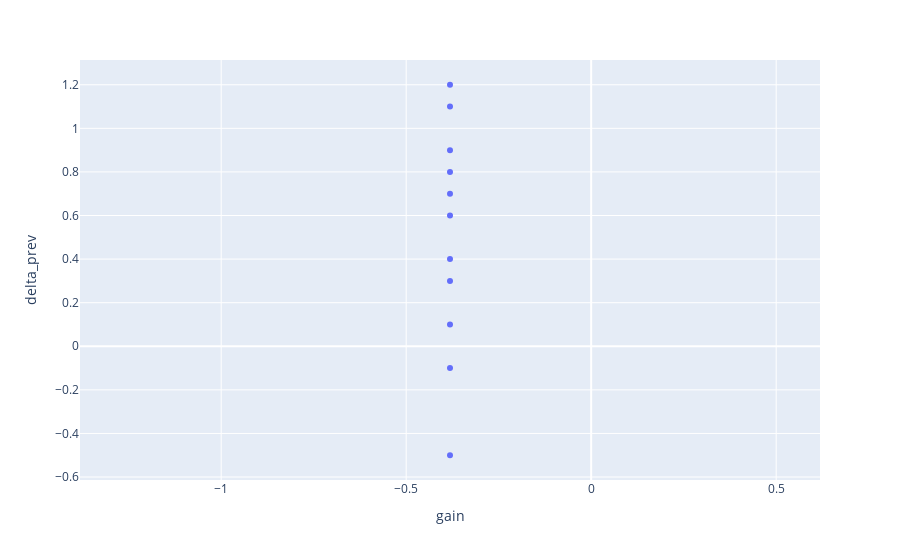
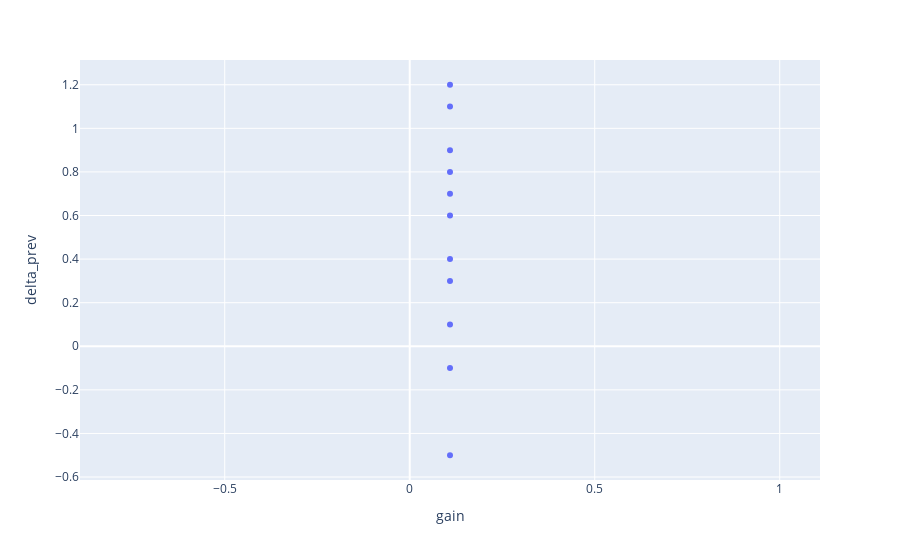
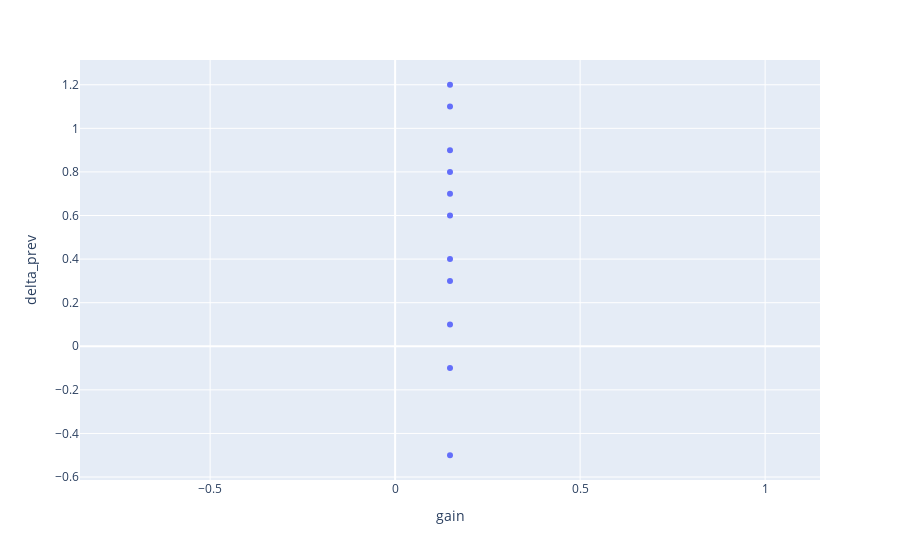
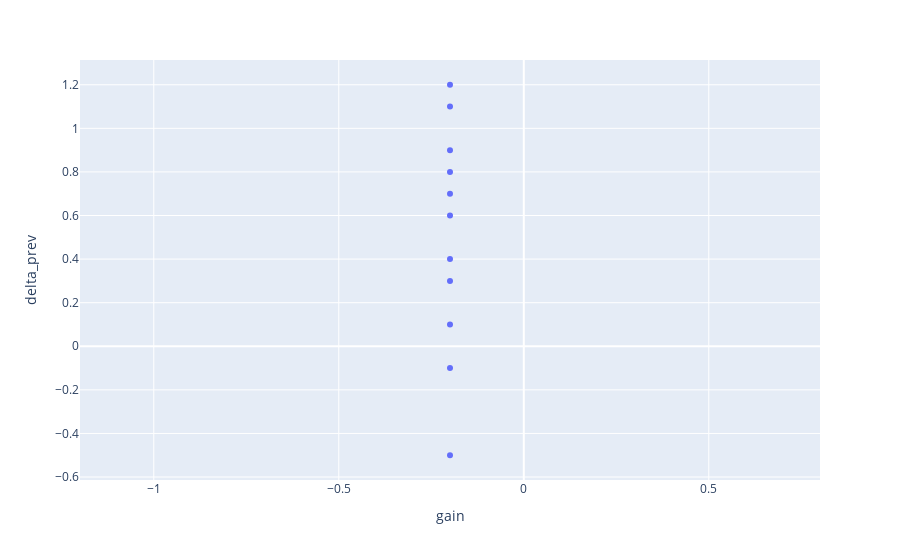

The notebook cell saved with these charts, in order:
### Code cell
cat = 'inflation rate'
df_cat = merged[merged.category==cat]
for p in pairs:
    df_plot = df_cat[df_cat.pair == p]
    print(p)
    fig = px.scatter(df_plot, x="gain", y="delta_prev", trendline="ols")
    fig.show()

### Figure 1 — Plotly figure (JSON) as saved in the notebook; plotly's stock layout.template omitted (floating-point values rounded to 4 significant figures)
{"data": [{"hovertemplate": "gain=%{x}<br>delta_prev=%{y}<extra></extra>", "legendgroup": "", "marker": {"color": "#636efa", "symbol": "circle"}, "mode": "markers", "name": "", "orientation": "v", "showlegend": false, "type": "scatter", "x": [-0.3816, -0.3816, -0.3816, -0.3816, -0.3816, -0.3816, -0.3816, -0.3816, -0.3816, -0.3816, -0.3816], "xaxis": "x", "y": [0.8, 0.6, 0.4, -0.5, 1.2, -0.1, 1.1, 0.9, 0.3, 0.1, 0.7], "yaxis": "y"}, {"hovertemplate": "<b>OLS trendline</b><br>delta_prev = -1.31035<br>R<sup>2</sup>=0.000000<br><br>gain=%{x}<br>delta_prev=%{y} <b>(trend)</b><extra></extra>", "legendgroup": "", "marker": {"color": "#636efa", "symbol": "circle"}, "mode": "lines", "name": "", "showlegend": false, "type": "scatter", "x": [-0.3816, -0.3816, -0.3816, -0.3816, -0.3816, -0.3816, -0.3816, -0.3816, -0.3816, -0.3816, -0.3816], "xaxis": "x", "y": [0.5, 0.5, 0.5, 0.5, 0.5, 0.5, 0.5, 0.5, 0.5, 0.5, 0.5], "yaxis": "y"}], "layout": {"legend": {"tracegroupgap": 0}, "margin": {"t": 60}, "xaxis": {"anchor": "y", "domain": [0, 1], "title": {"text": "gain"}}, "yaxis": {"anchor": "x", "domain": [0, 1], "title": {"text": "delta_prev"}}}}

### Figure 2 — Plotly figure (JSON) as saved in the notebook; plotly's stock layout.template omitted (floating-point values rounded to 4 significant figures)
{"data": [{"hovertemplate": "gain=%{x}<br>delta_prev=%{y}<extra></extra>", "legendgroup": "", "marker": {"color": "#636efa", "symbol": "circle"}, "mode": "markers", "name": "", "orientation": "v", "showlegend": false, "type": "scatter", "x": [0.1089, 0.1089, 0.1089, 0.1089, 0.1089, 0.1089, 0.1089, 0.1089, 0.1089, 0.1089, 0.1089], "xaxis": "x", "y": [0.8, 0.6, 0.4, -0.5, 1.2, -0.1, 1.1, 0.9, 0.3, 0.1, 0.7], "yaxis": "y"}, {"hovertemplate": "<b>OLS trendline</b><br>delta_prev = 4.5931<br>R<sup>2</sup>=0.000000<br><br>gain=%{x}<br>delta_prev=%{y} <b>(trend)</b><extra></extra>", "legendgroup": "", "marker": {"color": "#636efa", "symbol": "circle"}, "mode": "lines", "name": "", "showlegend": false, "type": "scatter", "x": [0.1089, 0.1089, 0.1089, 0.1089, 0.1089, 0.1089, 0.1089, 0.1089, 0.1089, 0.1089, 0.1089], "xaxis": "x", "y": [0.5, 0.5, 0.5, 0.5, 0.5, 0.5, 0.5, 0.5, 0.5, 0.5, 0.5], "yaxis": "y"}], "layout": {"legend": {"tracegroupgap": 0}, "margin": {"t": 60}, "xaxis": {"anchor": "y", "domain": [0, 1], "title": {"text": "gain"}}, "yaxis": {"anchor": "x", "domain": [0, 1], "title": {"text": "delta_prev"}}}}

### Figure 3 — Plotly figure (JSON) as saved in the notebook; plotly's stock layout.template omitted (floating-point values rounded to 4 significant figures)
{"data": [{"hovertemplate": "gain=%{x}<br>delta_prev=%{y}<extra></extra>", "legendgroup": "", "marker": {"color": "#636efa", "symbol": "circle"}, "mode": "markers", "name": "", "orientation": "v", "showlegend": false, "type": "scatter", "x": [0.1483, 0.1483, 0.1483, 0.1483, 0.1483, 0.1483, 0.1483, 0.1483, 0.1483, 0.1483, 0.1483], "xaxis": "x", "y": [0.8, 0.6, 0.4, -0.5, 1.2, -0.1, 1.1, 0.9, 0.3, 0.1, 0.7], "yaxis": "y"}, {"hovertemplate": "<b>OLS trendline</b><br>delta_prev = 3.37133<br>R<sup>2</sup>=0.000000<br><br>gain=%{x}<br>delta_prev=%{y} <b>(trend)</b><extra></extra>", "legendgroup": "", "marker": {"color": "#636efa", "symbol": "circle"}, "mode": "lines", "name": "", "showlegend": false, "type": "scatter", "x": [0.1483, 0.1483, 0.1483, 0.1483, 0.1483, 0.1483, 0.1483, 0.1483, 0.1483, 0.1483, 0.1483], "xaxis": "x", "y": [0.5, 0.5, 0.5, 0.5, 0.5, 0.5, 0.5, 0.5, 0.5, 0.5, 0.5], "yaxis": "y"}], "layout": {"legend": {"tracegroupgap": 0}, "margin": {"t": 60}, "xaxis": {"anchor": "y", "domain": [0, 1], "title": {"text": "gain"}}, "yaxis": {"anchor": "x", "domain": [0, 1], "title": {"text": "delta_prev"}}}}

### Figure 4 — Plotly figure (JSON) as saved in the notebook; plotly's stock layout.template omitted (floating-point values rounded to 4 significant figures)
{"data": [{"hovertemplate": "gain=%{x}<br>delta_prev=%{y}<extra></extra>", "legendgroup": "", "marker": {"color": "#636efa", "symbol": "circle"}, "mode": "markers", "name": "", "orientation": "v", "showlegend": false, "type": "scatter", "x": [-0.1994, -0.1994, -0.1994, -0.1994, -0.1994, -0.1994, -0.1994, -0.1994, -0.1994, -0.1994, -0.1994], "xaxis": "x", "y": [0.8, 0.6, 0.4, -0.5, 1.2, -0.1, 1.1, 0.9, 0.3, 0.1, 0.7], "yaxis": "y"}, {"hovertemplate": "<b>OLS trendline</b><br>delta_prev = -2.50695<br>R<sup>2</sup>=0.000000<br><br>gain=%{x}<br>delta_prev=%{y} <b>(trend)</b><extra></extra>", "legendgroup": "", "marker": {"color": "#636efa", "symbol": "circle"}, "mode": "lines", "name": "", "showlegend": false, "type": "scatter", "x": [-0.1994, -0.1994, -0.1994, -0.1994, -0.1994, -0.1994, -0.1994, -0.1994, -0.1994, -0.1994, -0.1994], "xaxis": "x", "y": [0.5, 0.5, 0.5, 0.5, 0.5, 0.5, 0.5, 0.5, 0.5, 0.5, 0.5], "yaxis": "y"}], "layout": {"legend": {"tracegroupgap": 0}, "margin": {"t": 60}, "xaxis": {"anchor": "y", "domain": [0, 1], "title": {"text": "gain"}}, "yaxis": {"anchor": "x", "domain": [0, 1], "title": {"text": "delta_prev"}}}}
